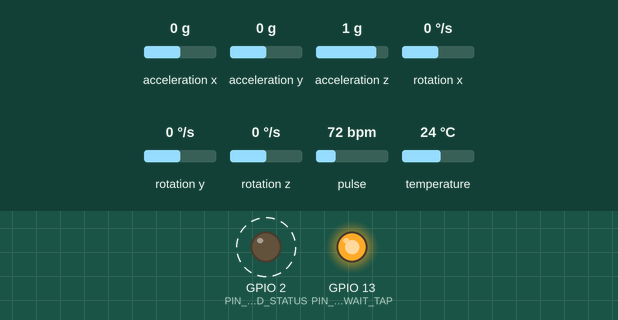
The program below on a simulated ESP32. Parts: output pins drawn as LEDs (lit = HIGH). Dashed ring = blinking. Inputs (shaded band) come from the test bench; at power-on: acceleration z 1 g, acceleration x 0 g, acceleration y 0 g, rotation x 0 °/s, rotation y 0 °/s, rotation z 0 °/s, pulse 72 bpm, temperature 24 °C. What the program prints to the serial monitor is not drawn.

Above: at 1.2 s.
1.3 s: acceleration z set to 0.3 g
4.3 s: acceleration z set to 0 g
7.3 s: acceleration x set to -0.8 g
10.3 s: acceleration x set to -1.1 g
13.3 s: acceleration y set to -1.2 g
16.3 s: acceleration y set to -1.5 g
Timing chart, 0 to 20.3 s (numbered marks = the images above; inputs shaded):
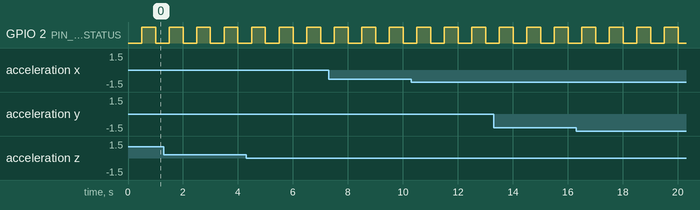

Measured:
- by itself, GPIO 2 (PIN_LED_STATUS): alternates HIGH for 0.50 s and LOW for 0.50 s

The program:

main.cpp
```cpp
/**
 * @file main.cpp
 * @brief Wearable ESP32 Node - Sensor Collection & ESP-NOW Transmission (Step 2)
 * @project Routine-Aware Companion - Hacktivate 2026
 *
 * This firmware:
 *   1. Initializes hardware sensors: MPU6050 (I2C), MAX30102 (I2C), DS18B20 (1-Wire).
 *   2. Samples biometrics and inertial telemetry using non-blocking schedules.
 *   3. Packages data into a packed, validated C-struct (magic header + XOR checksum).
 *   4. Broadcasts telemetry packets over ESP-NOW on fixed Channel 1 every 100ms (10 Hz).
 *   5. Detects a simple two-impulse wrist tap gesture and reports its sequence
 *      in the same ESP-NOW packet for the Base Station to acknowledge actions.
 *   6. Outputs summary status to the Serial monitor for live debugging.
 *
 * Hardware Connections:
 *   - Shared I2C Bus:
 *       SDA -> GPIO 21
 *       SCL -> GPIO 22
 *       Devices: MPU6050 (0x68), MAX30102 (0x57)
 *   - 1-Wire Bus:
 *       DATA -> GPIO 4 (with 4.7k pull-up resistor to 3.3V)
 *       Device: DS18B20
 */

#include <Arduino.h>
#include <Wire.h>
#include <WiFi.h>
#include <esp_now.h>
#include <esp_wifi.h>
#include <math.h>
#include <MPU6050_tockn.h>
#include <MAX30105.h>
#include <heartRate.h>
#include <OneWire.h>
#include <DallasTemperature.h>

// ============================================================================
// Hardware Pin Definitions
// ============================================================================
#define PIN_I2C_SDA         21
#define PIN_I2C_SCL         22
#define PIN_ONE_WIRE_BUS    4
#define PIN_LED_AWAIT_TAP   13
#define PIN_LED_STATUS      2

// ============================================================================
// RF & ESP-NOW Configuration
// ============================================================================
#define ESPNOW_WIFI_CHANNEL     1
#define PACKET_MAGIC_HEADER     0xAA55

// Broadcast MAC address: all listening nodes on Channel 1 receive telemetry
static const uint8_t BROADCAST_MAC[6] = {0xFF, 0xFF, 0xFF, 0xFF, 0xFF, 0xFF};

// ============================================================================
// Non-blocking Timing Intervals (ms)
// ============================================================================
static const uint32_t TRANSMIT_INTERVAL_MS      = 100;  // 10 Hz ESP-NOW transmission rate
static const uint32_t SERIAL_PRINT_INTERVAL_MS  = 500;  // Benchtop diagnostic print rate
static const uint32_t DS18B20_POLL_INTERVAL_MS  = 200;  // 10-bit conversion time (~188ms)
static const uint32_t MPU_SAMPLE_INTERVAL_MS    = 50;   // 20 Hz MPU sensor sampling

// Live sensor quality and staleness timeouts (ms)
static const uint32_t MPU_STALE_TIMEOUT_MS      = 500;  // Stale if no IMU sample in 500ms
static const uint32_t MAX30102_STALE_TIMEOUT_MS = 1000; // Stale if no FIFO sample in 1000ms
static const uint32_t DS18B20_STALE_TIMEOUT_MS  = 1500; // Stale if no temperature reading in 1500ms

// ============================================================================
// Telemetry Data Structure
// Packed byte-aligned with header verification and checksum.
// ============================================================================
#pragma pack(push, 1)
struct SensorData {
    uint16_t magic;            // 0xAA55: Frame sync / protocol identifier
    uint32_t packet_id;        // Monotonically increasing packet counter
    uint32_t timestamp_ms;     // Local node uptime in milliseconds

    // MPU6050: Inertial Motion Telemetry
    float ax;                  // Acceleration X (m/s^2)
    float ay;                  // Acceleration Y (m/s^2)
    float az;                  // Acceleration Z (m/s^2)
    float gx;                  // Gyroscope X (rad/s)
    float gy;                  // Gyroscope Y (rad/s)
    float gz;                  // Gyroscope Z (rad/s)

    // MAX30102: Pulse Oximetry / Heart Rate
    float heart_rate;          // Heart Rate (BPM), 0 if no finger detected
    uint32_t raw_ir;           // Infrared intensity (proximity/finger contact)
    bool finger_detected;      // Contact indicator

    // DS18B20: Baseline Peripheral Skin Temperature
    float skin_temp;           // Temperature (Celsius)

    // Hardware Health Flags
    bool mpu_ok;
    bool max_ok;
    bool ds_ok;

    // Incremented once for each detected double-tap gesture.
    uint16_t tap_event_sequence;

    // Integrity Checksum
    uint8_t checksum;          // XOR checksum across all preceding bytes
};
#pragma pack(pop)

// ============================================================================
// Sensor Instances & Global State
// ============================================================================
MPU6050 mpu6050(Wire);
MAX30105 particleSensor;
OneWire oneWire(PIN_ONE_WIRE_BUS);
DallasTemperature dallasSensors(&oneWire);

// Active telemetry structure
SensorData currentTelemetry = {0};

// Hardware initialization flags
bool mpuInitialized = false;
bool maxInitialized = false;
bool dsInitialized  = false;

// Live data quality timestamps
uint32_t lastMpuSuccessTime = 0;
uint32_t lastMaxSampleTime  = 0;
uint32_t lastDsSuccessTime  = 0;

// Non-blocking loop timers
uint32_t lastTransmitTime = 0;
uint32_t lastPrintTime = 0;
uint32_t lastStatusLedToggleTime = 0;
bool statusLedOn = false;
uint32_t lastMpuSampleTime = 0;
uint32_t lastDsRequestTime = 0;
bool dsConversionPending = false;

// Transmission statistics
volatile uint32_t totalPacketsSent = 0;
volatile uint32_t totalPacketsFailed = 0;
volatile bool lastTxSuccess = true;

// Heart Rate calculation state
static const byte RATE_SIZE = 4;
byte rates[RATE_SIZE] = {0};
byte rateSpot = 0;
long lastBeat = 0;
float currentBpm = 0.0f;

// Contact detection threshold for MAX30102 IR channel
static const uint32_t IR_FINGER_THRESHOLD = 50000;
static const float TAP_DEVIATION_THRESHOLD_M_S2 = 8.0f;
static const uint32_t TAP_PAIR_WINDOW_MS = 800;
static const uint32_t TAP_MIN_GAP_MS = 150;
static const uint32_t TAP_COOLDOWN_MS = 250;

// Double-tap detector state. It uses acceleration magnitude so taps work in
// any wrist orientation; the thresholds are intentionally easy to tune.
static float gravityMagnitude = 9.81f;
static uint32_t firstTapTime = 0;
static uint32_t lastTapImpulseTime = 0;
static uint32_t lastDoubleTapTime = 0;
static uint32_t tapLedOffAt = 0;
static bool tapLedAwaitingRestore = false;

// ============================================================================
// Checksum Calculation Routine
// ============================================================================
/**
 * @brief Computes an 8-bit XOR checksum over all fields preceding the checksum byte.
 */
uint8_t calculateChecksum(const SensorData &data) {
    const uint8_t *bytePtr = (const uint8_t *)&data;
    size_t length = sizeof(SensorData) - sizeof(data.checksum);
    uint8_t chk = 0;
    for (size_t i = 0; i < length; i++) {
        chk ^= bytePtr[i];
    }
    return chk;
}

// ============================================================================
// ESP-NOW Callbacks
// ============================================================================
/**
 * @brief ESP-NOW send status callback.
 */
void onDataSent(const uint8_t *mac_addr, esp_now_send_status_t status) {
    if (status == ESP_NOW_SEND_SUCCESS) {
        totalPacketsSent++;
        lastTxSuccess = true;
    } else {
        totalPacketsFailed++;
        lastTxSuccess = false;
    }
}

// ============================================================================
// Non-blocking Sensor Update Routines
// ============================================================================

/**
 * @brief Detects a double tap from two short acceleration impulses.
 * The detector reports an event sequence number rather than a one-packet flag,
 * so the base station can observe it even if one ESP-NOW packet is lost.
 */
void updateDoubleTap(float ax, float ay, float az, uint32_t now) {
    const float magnitude = sqrtf(ax * ax + ay * ay + az * az);
    const float deviation = fabsf(magnitude - gravityMagnitude);

    // Track the slow gravity component only while the wrist is relatively calm.
    if (deviation < TAP_DEVIATION_THRESHOLD_M_S2) {
        gravityMagnitude = 0.98f * gravityMagnitude + 0.02f * magnitude;
    }

    if (deviation < TAP_DEVIATION_THRESHOLD_M_S2 ||
        now - lastTapImpulseTime < TAP_MIN_GAP_MS ||
        now - lastDoubleTapTime < TAP_COOLDOWN_MS) {
        if (firstTapTime != 0 && now - firstTapTime > TAP_PAIR_WINDOW_MS) {
            firstTapTime = 0;
        }
        return;
    }

    lastTapImpulseTime = now;
    if (firstTapTime == 0 || now - firstTapTime > TAP_PAIR_WINDOW_MS) {
        firstTapTime = now;
        return;
    }

    currentTelemetry.tap_event_sequence++;
    firstTapTime = 0;
    lastDoubleTapTime = now;
    digitalWrite(PIN_LED_AWAIT_TAP, LOW);
    tapLedOffAt = now;
    tapLedAwaitingRestore = true;
    Serial.printf("[GESTURE] Double tap detected (sequence=%u)\n",
                  (unsigned int)currentTelemetry.tap_event_sequence);
}

/**
 * @brief Reads MPU6050 at periodic intervals (20 Hz) and tracks live sensor health.
 */
void updateMpu6050() {
    if (!mpuInitialized) {
        currentTelemetry.mpu_ok = false;
        return;
    }

    uint32_t now = millis();
    if (now - lastMpuSampleTime >= MPU_SAMPLE_INTERVAL_MS) {
        lastMpuSampleTime = now;

        mpu6050.update();
        float ax_g = mpu6050.getAccX();
        float ay_g = mpu6050.getAccY();
        float az_g = mpu6050.getAccZ();

        if (isfinite(ax_g) && isfinite(ay_g) && isfinite(az_g)) {
            currentTelemetry.ax = ax_g * 9.80665f;
            currentTelemetry.ay = ay_g * 9.80665f;
            currentTelemetry.az = az_g * 9.80665f;
            currentTelemetry.gx = mpu6050.getGyroX() * (PI / 180.0f);
            currentTelemetry.gy = mpu6050.getGyroY() * (PI / 180.0f);
            currentTelemetry.gz = mpu6050.getGyroZ() * (PI / 180.0f);
            currentTelemetry.mpu_ok = true;
            lastMpuSuccessTime = now;
            updateDoubleTap(
                currentTelemetry.ax,
                currentTelemetry.ay,
                currentTelemetry.az,
                now
            );
        } else {
            currentTelemetry.mpu_ok = false;
        }
    }

    if (lastMpuSuccessTime > 0 && (now - lastMpuSuccessTime > MPU_STALE_TIMEOUT_MS)) {
        currentTelemetry.mpu_ok = false;
    }
}

/**
 * @brief Polls MAX30102 FIFO continuously to avoid overflow, tracks heart rate,
 *        and reflects live data freshness.
 */
void updateMax30102() {
    if (!maxInitialized) {
        currentTelemetry.max_ok = false;
        return;
    }

    particleSensor.check();

    uint32_t now = millis();
    while (particleSensor.available()) {
        uint32_t irValue = particleSensor.getFIFOIR();
        particleSensor.nextSample();

        lastMaxSampleTime = now;
        currentTelemetry.max_ok = true;
        currentTelemetry.raw_ir = irValue;

        if (irValue < IR_FINGER_THRESHOLD) {
            currentTelemetry.finger_detected = false;
            currentTelemetry.heart_rate = 0.0f;
            currentBpm = 0.0f;
            continue;
        }

        currentTelemetry.finger_detected = true;

        if (checkForBeat(irValue)) {
            long delta = millis() - lastBeat;
            lastBeat = millis();

            if (delta > 250 && delta < 2500) { // Valid human pulse range (24 - 240 BPM)
                float beatsPerMinute = 60.0f / (delta / 1000.0f);

                rates[rateSpot++] = (byte)beatsPerMinute;
                rateSpot %= RATE_SIZE;

                int beatAvg = 0;
                int validSamples = 0;
                for (byte x = 0; x < RATE_SIZE; x++) {
                    if (rates[x] > 0) {
                        beatAvg += rates[x];
                        validSamples++;
                    }
                }
                if (validSamples > 0) {
                    currentBpm = (float)beatAvg / validSamples;
                }
            }
        }
    }

    if (lastMaxSampleTime > 0 && (now - lastMaxSampleTime > MAX30102_STALE_TIMEOUT_MS)) {
        currentTelemetry.max_ok = false;
    }

    currentTelemetry.heart_rate = currentBpm;
}

/**
 * @brief Asynchronously requests and collects temperature from DS18B20,
 *        marking ds_ok true only after verified valid post-conversion readings.
 */
void updateDs18b20() {
    if (!dsInitialized) {
        currentTelemetry.ds_ok = false;
        return;
    }

    uint32_t now = millis();

    if (!dsConversionPending) {
        dallasSensors.requestTemperatures();
        lastDsRequestTime = now;
        dsConversionPending = true;
    } else {
        if (now - lastDsRequestTime >= DS18B20_POLL_INTERVAL_MS) {
            float tempC = dallasSensors.getTempCByIndex(0);

            if (tempC > -55.0f && tempC < 125.0f && tempC != DEVICE_DISCONNECTED_C) {
                currentTelemetry.skin_temp = tempC;
                currentTelemetry.ds_ok = true;
                lastDsSuccessTime = now;
            } else {
                currentTelemetry.skin_temp = -999.0f;
                currentTelemetry.ds_ok = false;
            }

            dsConversionPending = false;
        }
    }

    if (lastDsSuccessTime > 0 && (now - lastDsSuccessTime > DS18B20_STALE_TIMEOUT_MS)) {
        currentTelemetry.ds_ok = false;
    }
}

/**
 * @brief Transmits current telemetry structure via ESP-NOW broadcast.
 */
void transmitTelemetry() {
    currentTelemetry.magic = PACKET_MAGIC_HEADER;
    currentTelemetry.packet_id++;
    currentTelemetry.timestamp_ms = millis();
    currentTelemetry.checksum = calculateChecksum(currentTelemetry);

    esp_err_t result = esp_now_send(BROADCAST_MAC, (uint8_t *)&currentTelemetry, sizeof(SensorData));
    if (result != ESP_OK) {
        totalPacketsFailed++;
        lastTxSuccess = false;
    }
}

/**
 * @brief Prints live diagnostics and RF status to Serial monitor.
 */
void printDiagnostics() {
    Serial.println(F("================= WEARABLE RF & SENSOR TELEMETRY ================="));
    Serial.printf("Packet #%u | Uptime: %lu ms | RF Channel: %d | Payload: %u bytes\n",
                  currentTelemetry.packet_id,
                  (unsigned long)currentTelemetry.timestamp_ms,
                  ESPNOW_WIFI_CHANNEL,
                  sizeof(SensorData));

    Serial.printf("ESP-NOW Stats -> Sent: %lu | Failed: %lu | Status: %s\n",
                  (unsigned long)totalPacketsSent,
                  (unsigned long)totalPacketsFailed,
                  lastTxSuccess ? "OK" : "ERROR");

    // MPU6050
    if (currentTelemetry.mpu_ok) {
        Serial.printf("[MPU6050] Accel (m/s^2): X: %6.2f | Y: %6.2f | Z: %6.2f\n",
                      currentTelemetry.ax, currentTelemetry.ay, currentTelemetry.az);
        Serial.printf("          Gyro  (rad/s): X: %6.2f | Y: %6.2f | Z: %6.2f\n",
                      currentTelemetry.gx, currentTelemetry.gy, currentTelemetry.gz);
    } else {
        Serial.println(F("[MPU6050] OFFLINE / READ FAILURE"));
    }

    // MAX30102
    if (currentTelemetry.max_ok) {
        Serial.printf("[MAX30102] IR: %6u | Contact: %s | HR: %5.1f BPM\n",
                      currentTelemetry.raw_ir,
                      currentTelemetry.finger_detected ? "YES" : "NO",
                      currentTelemetry.heart_rate);
    } else {
        Serial.println(F("[MAX30102] OFFLINE / READ FAILURE"));
    }

    // DS18B20
    if (currentTelemetry.ds_ok) {
        if (currentTelemetry.skin_temp > -100.0f) {
            Serial.printf("[DS18B20]  Skin Temp: %5.2f C\n", currentTelemetry.skin_temp);
        } else {
            Serial.println(F("[DS18B20]  Skin Temp: READ ERROR (-127C)"));
        }
    } else {
        Serial.println(F("[DS18B20]  OFFLINE / READ FAILURE"));
    }

    Serial.printf("[CRC/SYNC] Magic: 0x%04X | Checksum: 0x%02X\n",
                  currentTelemetry.magic, currentTelemetry.checksum);
    Serial.println(F("-------------------------------------------------------------------\n"));
}

// ============================================================================
// Setup Routine
// ============================================================================
void setup() {
    Serial.begin(115200);
    while (!Serial && millis() < 2500) {
        // Await serial console connection
    }

    Serial.println(F("\n========================================================"));
    Serial.println(F(" Routine-Aware Companion - Wearable Node"));
    Serial.println(F(" Step 2: Sensor Acquisition & 10Hz ESP-NOW Transmission"));
    Serial.println(F("========================================================"));

    pinMode(PIN_LED_AWAIT_TAP, OUTPUT);
    digitalWrite(PIN_LED_AWAIT_TAP, HIGH);
    pinMode(PIN_LED_STATUS, OUTPUT);
    digitalWrite(PIN_LED_STATUS, LOW);

    // 1. Initialize Shared I2C Bus
    Serial.printf("[I2C] Initializing on SDA: GPIO %d, SCL: GPIO %d...\n",
                  PIN_I2C_SDA, PIN_I2C_SCL);
    Wire.begin(PIN_I2C_SDA, PIN_I2C_SCL);
    Wire.setClock(400000);

    // Fast I2C bus device scan
    Serial.print(F("[I2C] Scanning bus addresses: "));
    uint8_t devicesFound = 0;
    for (uint8_t addr = 1; addr < 127; addr++) {
        Wire.beginTransmission(addr);
        if (Wire.endTransmission() == 0) {
            Serial.printf("0x%02X ", addr);
            devicesFound++;
        }
    }
    if (devicesFound == 0) {
        Serial.print(F("No devices found!"));
    }
    Serial.println();

    // 2. Initialize MPU6050
    Serial.print(F("[MPU6050] Initializing at 0x68 (MPU6050_tockn)... "));
    Wire.beginTransmission(0x68);
    byte i2cError = Wire.endTransmission();
    if (i2cError == 0) {
        mpu6050.begin();
        mpuInitialized = true;
        currentTelemetry.mpu_ok = false; // Validated on first live sample
        Serial.println(F("OK"));
    } else {
        // Also check address 0x69 in case AD0 pin is HIGH
        Wire.beginTransmission(0x69);
        if (Wire.endTransmission() == 0) {
            Serial.println(F("Detected at 0x69 (AD0 is HIGH)"));
            mpu6050.begin();
            mpuInitialized = true;
            currentTelemetry.mpu_ok = false;
        } else {
            mpuInitialized = false;
            currentTelemetry.mpu_ok = false;
            Serial.println(F("FAILED! Check wiring."));
        }
    }

    // 3. Initialize MAX30102
    Serial.print(F("[MAX30102] Initializing at 0x57... "));
    if (particleSensor.begin(Wire, I2C_SPEED_FAST)) {
        maxInitialized = true;
        currentTelemetry.max_ok = false; // Validated on first live sample
        particleSensor.setup(60, 4, 2, 200, 411, 4096);
        particleSensor.setPulseAmplitudeRed(0x0A);
        particleSensor.setPulseAmplitudeGreen(0);
        Serial.println(F("OK"));
    } else {
        maxInitialized = false;
        currentTelemetry.max_ok = false;
        Serial.println(F("FAILED! Check wiring."));
    }

    // 4. Initialize DS18B20 (1-Wire)
    Serial.printf("[DS18B20] Initializing on GPIO %d... ", PIN_ONE_WIRE_BUS);
    currentTelemetry.skin_temp = -999.0f;
    currentTelemetry.ds_ok = false; // Validated on first completed conversion
    dallasSensors.begin();
    if (dallasSensors.getDeviceCount() > 0) {
        dsInitialized = true;
        dallasSensors.setWaitForConversion(false);
        dallasSensors.setResolution(10); // 10-bit resolution (~188ms)
        dallasSensors.requestTemperatures();
        dsConversionPending = true;
        lastDsRequestTime = millis();
        Serial.println(F("OK (10-bit non-blocking, awaiting first sample)"));
    } else {
        dsInitialized = false;
        Serial.println(F("FAILED! Verify 4.7k pull-up resistor."));
    }

    // 5. Initialize Wi-Fi in Station Mode for ESP-NOW
    Serial.println(F("[RF] Configuring Wi-Fi Station Mode for ESP-NOW..."));
    WiFi.mode(WIFI_STA);
    WiFi.disconnect();

    // Lock Wi-Fi radio to Channel 1
    esp_wifi_set_promiscuous(true);
    esp_wifi_set_channel(ESPNOW_WIFI_CHANNEL, WIFI_SECOND_CHAN_NONE);
    esp_wifi_set_promiscuous(false);

    Serial.printf("[RF] MAC Address: %s | Locked Channel: %d\n",
                  WiFi.macAddress().c_str(), ESPNOW_WIFI_CHANNEL);

    // 6. Initialize ESP-NOW Protocol
    Serial.print(F("[ESP-NOW] Initializing protocol... "));
    if (esp_now_init() == ESP_OK) {
        Serial.println(F("OK"));
    } else {
        Serial.println(F("FAILED! Rebooting..."));
        delay(3000);
        ESP.restart();
    }

    // Register transmission status callback
    esp_now_register_send_cb(onDataSent);

    // 7. Register Broadcast Peer
    Serial.print(F("[ESP-NOW] Registering broadcast peer (FF:FF:FF:FF:FF:FF)... "));
    esp_now_peer_info_t peerInfo = {};
    memcpy(peerInfo.peer_addr, BROADCAST_MAC, 6);
    peerInfo.channel = ESPNOW_WIFI_CHANNEL;
    peerInfo.encrypt = false;

    if (esp_now_add_peer(&peerInfo) == ESP_OK) {
        Serial.println(F("OK"));
    } else {
        Serial.println(F("FAILED to register peer!"));
    }

    Serial.println(F("========================================================\n"));
    Serial.println(F("Wearable node active: Transmitting telemetry at 10 Hz...\n"));
}

// ============================================================================
// Main Execution Loop
// ============================================================================
void loop() {
    // 1. High-frequency sensor servicing
    updateMax30102(); // Continuous FIFO drain
    updateMpu6050();   // 20 Hz inertial sampling
    updateDs18b20();   // Non-blocking temperature conversion

    uint32_t currentMillis = millis();

    if (currentMillis - lastStatusLedToggleTime >= 500) {
        lastStatusLedToggleTime = currentMillis;
        statusLedOn = !statusLedOn;
        digitalWrite(PIN_LED_STATUS, statusLedOn ? HIGH : LOW);
    }

    if (tapLedAwaitingRestore && currentMillis - tapLedOffAt >= 500) {
        digitalWrite(PIN_LED_AWAIT_TAP, HIGH);
        tapLedAwaitingRestore = false;
    }

    // 2. Transmit ESP-NOW telemetry packet every 100ms (10 Hz)
    if (currentMillis - lastTransmitTime >= TRANSMIT_INTERVAL_MS) {
        lastTransmitTime = currentMillis;
        transmitTelemetry();
    }

    // 3. Print benchtop diagnostics to Serial every 500ms
    if (currentMillis - lastPrintTime >= SERIAL_PRINT_INTERVAL_MS) {
        lastPrintTime = currentMillis;
        printDiagnostics();
    }
}
```
